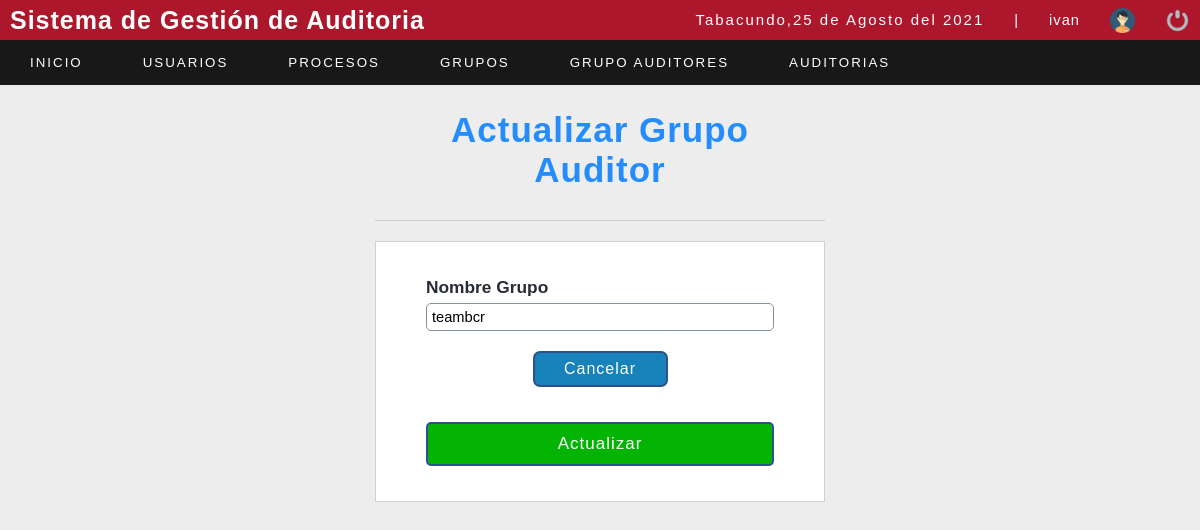
The page /sistema/editar_grupo_auditor.php?id=2 (signed in) on the database as committed earlier.
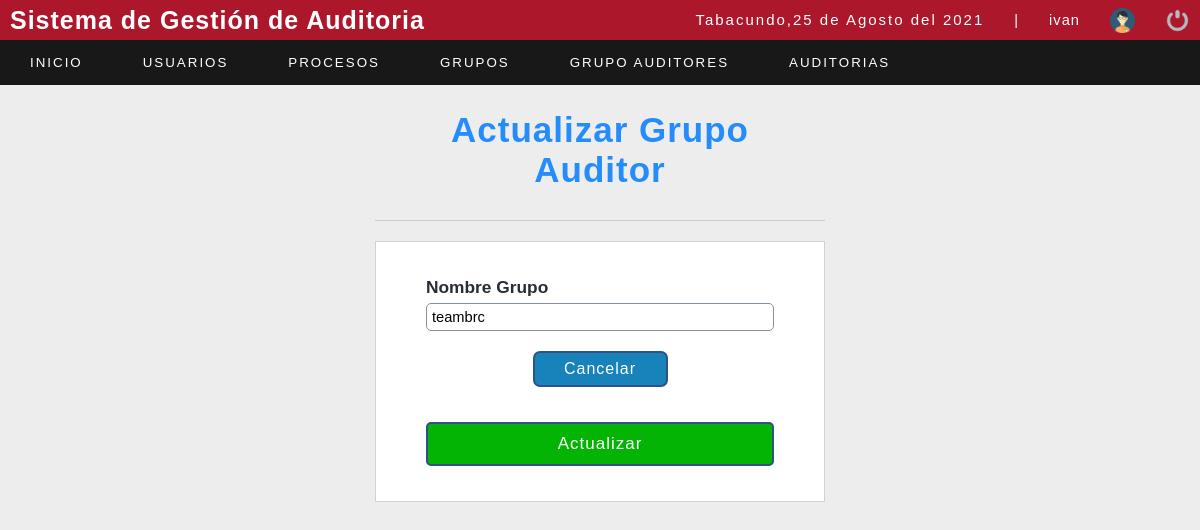
The same page on the database as committed later.
### tables this page shows
CREATE TABLE `grupoauditor` (
  `idgrupo` int(11) NOT NULL,
  `nombregrupo` varchar(50) NOT NULL,
  `idnorma` int(11) NOT NULL
);

### sistema/editar_grupo_auditor.php (the view, shortened to what this page needs)
<?php
include "../conexion.php";
$idgrupo = $_REQUEST['id'];
$sql = mysqli_query($conection, "SELECT * FROM grupoauditor WHERE idgrupo=$idgrupo");
$result_sql = mysqli_num_rows($sql);
if ($result_sql == 0) {
    header('Location: lista_grupo_auditor.php');
} else {
    while ($data = mysqli_fetch_array($sql)) {
        $nombregrupo = $data['nombregrupo'];
    }
}
?>
<!DOCTYPE html>
<html lang="en">
<head>
    <?php include "includes/scripts.php"; ?>
    <link rel="stylesheet" href="//code.jquery.com/ui/1.12.1/themes/base/jquery-ui.css">
</head>
<body>
    <?php include "includes/header.php"; ?>
    <section id="container">
        <div class="form_register">
            <h1 style="text-align: center">Actualizar Grupo Auditor</h1>
            <hr>
            <form action="" method="POST">
                <label for="nombregrupo ">Nombre Grupo</label>
                <input type="text" name="nombregrupo" id="nombregrupo" placeholder="Ingrese nombre del Grupo" required value="<?php echo $nombregrupo; ?>">
                <center><a style="border: 2px solid #2e518b;  color: #ffffff; background-color: #1883ba;" href="lista_grupo_auditor.php" class="btn_cancel">Cancelar</a> </center>
                <input type="submit" style="border: 2px solid #2e518b;  color: #ffffff; background-color: #04B404; font-size: 17px;" value="Actualizar" class="btn_save">
            </form>
        </div>
    </section>
</body>
</html>

Rows that differ between the two databases and show on the page:
changed grupoauditor: nombregrupo "teambcr" → "teambrc"
